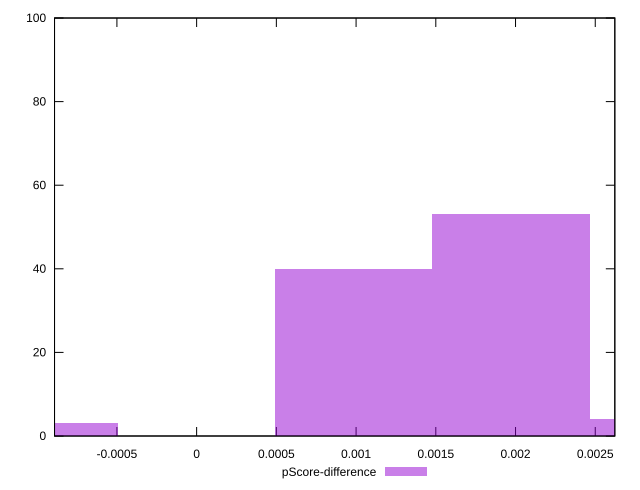

This chart was generated by the following gnuplot code:
reset

$pScoreDifference <<EOF
0.0009856792255824808 40
0.0019713584511649616 53
0.0029570376767474424 4
-0.0009856792255824808 3
EOF

set key outside below
set boxwidth 0.0009856792255824808
set xrange [-0.000891212611662251:0.0026227408961284615]
set yrange [0:100]
set trange [0:100]
set style fill transparent solid 0.5 noborder
set terminal svg size 640, 490 enhanced background rgb 'white'
set output "reports/report_00031_2021-02-24T23-18-18.084Z/first-contentful-paint/samples/agenda/pScore-difference/histogram.svg"

plot $pScoreDifference title "pScore-difference" with boxes

reset
